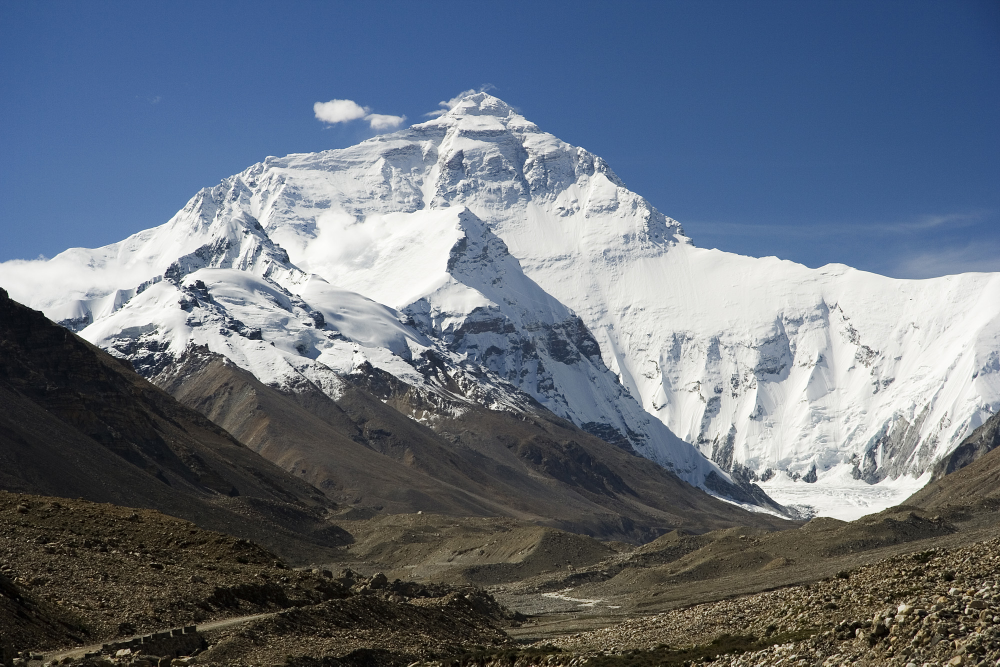
#> input picture mountain.jpg, 2000 x 1333 px (shown at 1/2 size)
$ jupyter execute --allow-errors chapter1410.ipynb
#> lines starting #> are read from the running program, lines starting #| are printed output that depends on the picture
1.4.10

[cell 1]
import cv2
from PIL import Image
import numpy as np
import matplotlib.pyplot as pl
from matplotlib import pyplot as plt

[cell 2]
img = cv2.imread('beach-438500_1280.jpg')
color = ('b','g','r')
#> (the rest of this cell did not finish here and is left out)

#> (a cell that did not finish here is left out)

#> (a cell that did not finish here is left out)

[cell 5]
import cv2
import numpy as np
from matplotlib import pyplot as plt
img = cv2.imread('mountain.jpg')
#> img is the input picture: shape (1333, 2000, 3); mean B, G, R 125.2, 112.6, 103.1
color = ('b','g','r')
for i,col in enumerate(color):
    histr = cv2.calcHist([img],[i],None,[256],[0,256])
    plt.plot(histr,color = col)
    plt.xlim([0,256])
    plt.show()
#> this loop made 3 passes
#> pass 1, `plt.show()`:
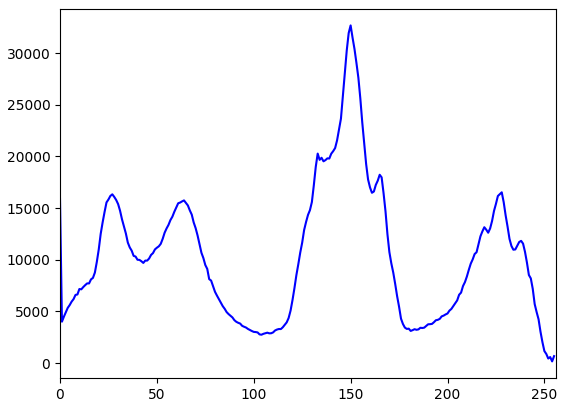
#> figure drawn by matplotlib, 1 panel; curve peaks at x = 150, y = 32682
#> pass 2, `plt.show()`:
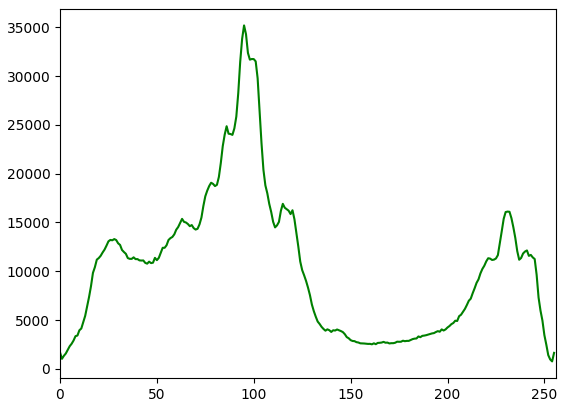
#> figure drawn by matplotlib, 1 panel; curve peaks at x = 95, y = 35184
